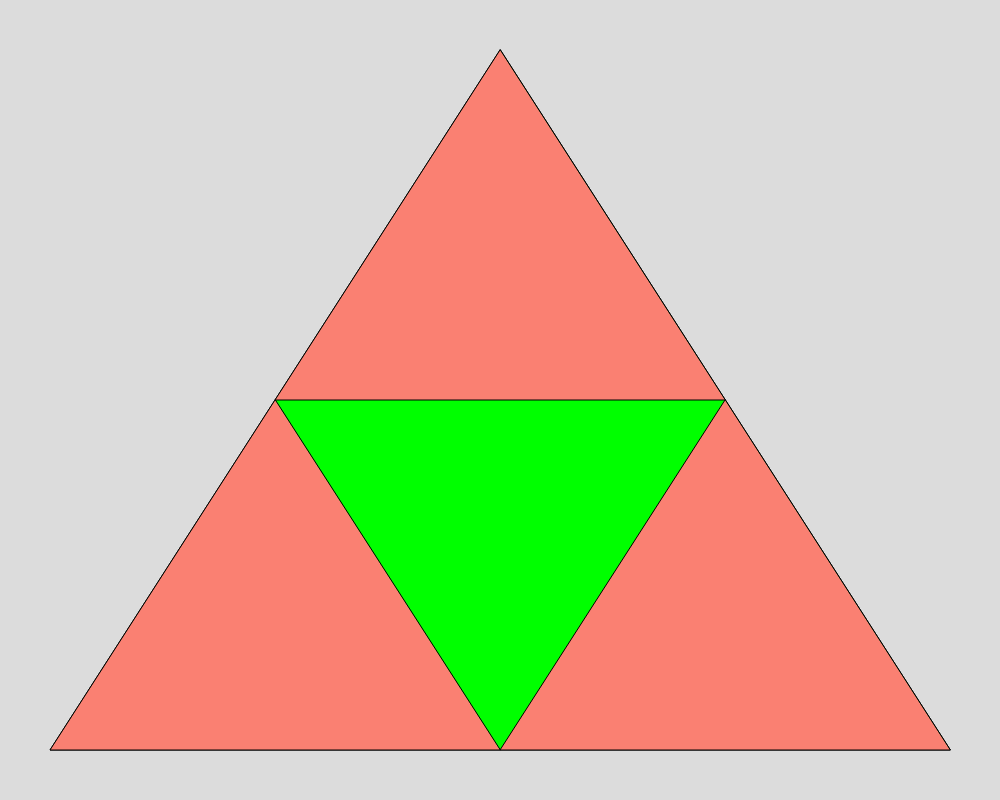
Frame 1 (no input)
Frame 60 (no input): identical to frame 1, image omitted
Frame 120 (the mouse pressed at the canvas centre since frame 60): identical to frame 1, image omitted

The p5.js sketch that drew this single still picture (run headless with seeded random() and noise() and a simulated clock; from frame 60 on, the mouse is pressed at the canvas centre):

// p5.js sketch
// ── sketch.js
// Project Title

let triangleVert = [
  {x: 500, y: 50},
  {x: 50, y: 750},
  {x: 950, y: 750}
];

let theColors = ["salmon", "lime", "lightblue", "lavender", "blue", "purple", "green", "black"];
let depth = 1;

function setup() {
  createCanvas(1000, 800);
}

function draw() {
  background(220);
  goober(triangleVert, depth);


}

function goober(points, depth) {
  fill(theColors[depth]);
  triangle(points[0].x, points[0].y, points[1].x, points[1].y, points[2].x, points[2].y);
  
  if (depth > 0) {
    // draw bottom left triangle
    goober([getMidPoint(points[0], points[1]),
            points[1],
           getMidPoint(points[1], points[2]),
           points[1]], 
           depth-1);  

    // draw bottom right triangel
    goober([getMidPoint(points[0], points[2]),
            getMidPoint(points[1], points[2]),
            points[2]], 
            depth-1);  

    // draw top triangel
    goober([points[0],
            getMidPoint(points[0], points[1]),
            getMidPoint(points[0], points[2])], 
            depth-1);  
  }
}

function getMidPoint(point1, point2) {
  let xDiff = point1.x + point2.x;
  let yDiff = point1.y + point2.y;
  let theMidPoint = {x: xDiff/2, y: yDiff/2};
  return theMidPoint;
}


function keyPressed() {
  if (key === "m") {
    depth++;
  }
  if (key === "l") {
    depth--;
  }
}
